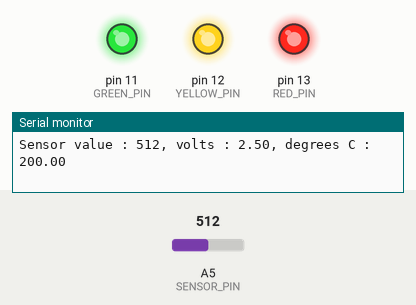
The program below on a simulated Arduino Uno, built with avr-gcc and run on an emulated ATmega328P. On the bench: output pins drawn as LEDs (lit = HIGH), the last lines printed to the serial monitor. The test bench sets the inputs (shaded band); at power-on: A5 (SENSOR_PIN) = 512.

Above: at 1.2 s.
1.3 s: A5 (SENSOR_PIN) set to 165
4.3 s: A5 (SENSOR_PIN) set to 155
At 5.2 s:
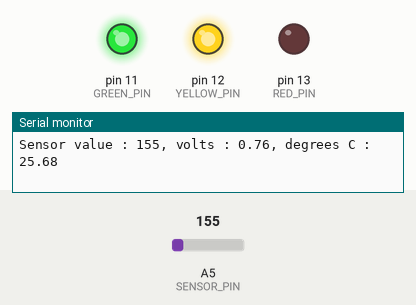
5.8 s: A5 (SENSOR_PIN) set to 122
At 7.0 s:
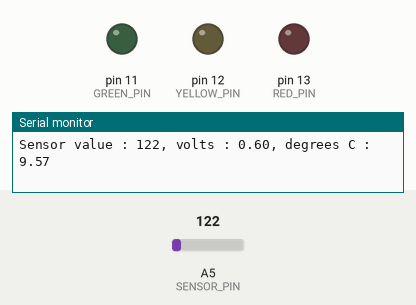
7.3 s: A5 (SENSOR_PIN) set to 306
At 8.8 s:
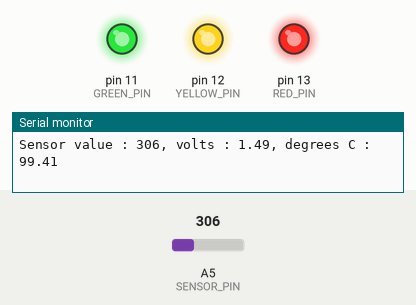
Timing chart, 0 to 9.8 s (numbered marks = the images above; inputs shaded):
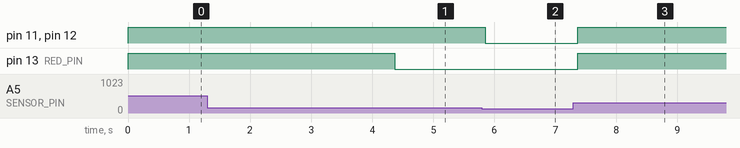

Measured:
- the behaviour switches between 156 and 155 on A5 (SENSOR_PIN) (found by bisection; images 0 and 1)
- after the input at 4.3 s, pin 13 (RED_PIN): HIGH → LOW after 0.07 s
- after the input at 5.8 s, pin 11 (GREEN_PIN), pin 12 (YELLOW_PIN): HIGH → LOW after 0.06 s
- after the input at 7.3 s, pin 11 (GREEN_PIN), pin 12 (YELLOW_PIN), pin 13 (RED_PIN): LOW → HIGH after 0.07 s

The program:

main.cpp
```cpp
#include <Arduino.h>

#define SENSOR_PIN A5
#define BASELINE_TEMP 20.0
#define RED_PIN 13
#define YELLOW_PIN 12
#define GREEN_PIN 11

void	active_lights(float temperature)
{
	if (temperature < BASELINE_TEMP + 2)
	{
		digitalWrite(RED_PIN, LOW);
		digitalWrite(YELLOW_PIN, LOW);
		digitalWrite(GREEN_PIN, LOW);
	}
	else if (temperature >= BASELINE_TEMP + 2 && temperature < BASELINE_TEMP + 4)
	{
		digitalWrite(RED_PIN, LOW);
		digitalWrite(YELLOW_PIN, LOW);
		digitalWrite(GREEN_PIN, HIGH);
	}
	else if (temperature >= BASELINE_TEMP + 4 && temperature < BASELINE_TEMP + 6)
	{
		digitalWrite(RED_PIN, LOW);
		digitalWrite(YELLOW_PIN, HIGH);
		digitalWrite(GREEN_PIN, HIGH);
	}
	else
	{
		digitalWrite(RED_PIN, HIGH);
		digitalWrite(YELLOW_PIN, HIGH);
		digitalWrite(GREEN_PIN, HIGH);
	}
}

void	setup()
{
	Serial.begin(9600);
	for (int pin_number = RED_PIN; pin_number >= GREEN_PIN; pin_number--)
	{
		pinMode(pin_number, OUTPUT);
		digitalWrite(pin_number, LOW);
	}
}

void	loop()
{
	int		_sensor_value;
	float	_voltage;
	float	_temperature;

	_sensor_value = analogRead(SENSOR_PIN);
	Serial.print("Sensor value : ");
	Serial.print(_sensor_value);

	_voltage = (_sensor_value / 1024.0) * 5.0;
	Serial.print(", volts : ");
	Serial.print(_voltage);

	_temperature = (_voltage - 0.5) * 100;
	Serial.print(", degrees C : ");
	Serial.println(_temperature);

	active_lights(_temperature);
	delay(1);
}
```
